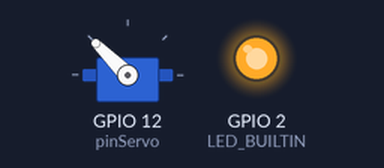
Recording of a program running on a simulated ESP32. On the bench: servo, output pins drawn as LEDs (lit = HIGH). What the program prints to the serial monitor is not drawn.

Above: at 0.05 s.
At 3.85 s:
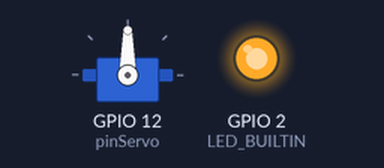
At 5.75 s:
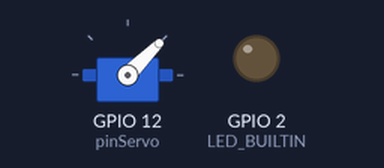
At 7.7 s:
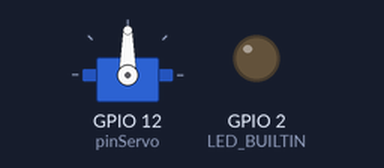
Timing chart, 0 to 10.1 s (numbered marks = the images above):
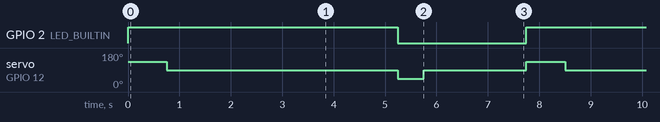

Measured:
- by itself, GPIO 2 (LED_BUILTIN): alternates HIGH for 5.3 s and LOW for 2.5 s
- by itself, servo on GPIO 12 (pinServo): repeats every 7.8 s: 45° 0.50 s, 90° 2.0 s, 135° 0.75 s, 90° 4.5 s

The program:

main.cpp
```cpp
#include <Arduino.h>
#include <ESP32Servo.h>

Servo Myservo;
const int pinServo = 12;


void setup() {
  // put your setup code here, to run once:
  pinMode(LED_BUILTIN,OUTPUT);
  Serial.begin(921600);
  Myservo.attach(pinServo);
  Serial.println();
  Serial.println("Prueba del servo motor");

}

void loop() {
  // put your main code here, to run repeatedly:}
        digitalWrite(LED_BUILTIN,1);//Led indica que esta abierta
        Myservo.write(135);//Gira antihorario, Se abre
        delay(750);
        Myservo.write(90);//Detiene su giro (dura 10 segundos)
        delay(4500);
        digitalWrite(LED_BUILTIN,0);//Led indica que se cierra
        Myservo.write(45);//Vuelve a su posición original, se cierra
        delay(500);
        //digitalWrite(LED_BUILTIN,1);//Se borrara al final
        //delay(1000);//Se borrará al final
        //digitalWrite(LED_BUILTIN,0);
        Myservo.write(90);//Se detiene
        delay(2000);
}
```
